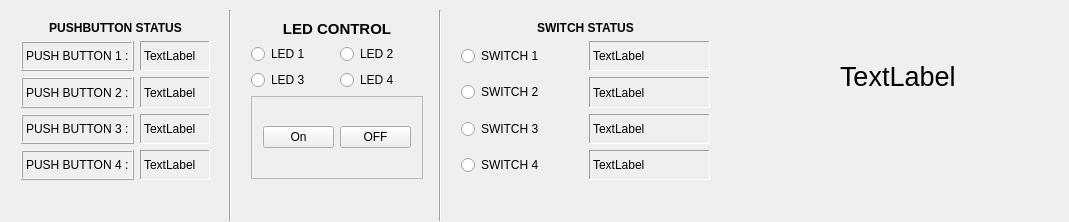
<?xml version="1.0" encoding="UTF-8"?>
<ui version="4.0">
 <class>Widget</class>
 <widget class="QWidget" name="Widget">
  <property name="geometry">
   <rect>
    <x>0</x>
    <y>0</y>
    <width>1069</width>
    <height>222</height>
   </rect>
  </property>
  <property name="windowTitle">
   <string>Widget</string>
  </property>
  <widget class="Line" name="line">
   <property name="geometry">
    <rect>
     <x>220</x>
     <y>10</y>
     <width>20</width>
     <height>211</height>
    </rect>
   </property>
   <property name="orientation">
    <enum>Qt::Vertical</enum>
   </property>
  </widget>
  <widget class="Line" name="line_2">
   <property name="geometry">
    <rect>
     <x>430</x>
     <y>10</y>
     <width>20</width>
     <height>211</height>
    </rect>
   </property>
   <property name="orientation">
    <enum>Qt::Vertical</enum>
   </property>
  </widget>
  <widget class="QWidget" name="layoutWidget">
   <property name="geometry">
    <rect>
     <x>240</x>
     <y>9</y>
     <width>194</width>
     <height>181</height>
    </rect>
   </property>
   <layout class="QVBoxLayout" name="verticalLayout_5">
    <item>
     <widget class="QLabel" name="label_6">
      <property name="sizePolicy">
       <sizepolicy hsizetype="Preferred" vsizetype="Maximum">
        <horstretch>0</horstretch>
        <verstretch>0</verstretch>
       </sizepolicy>
      </property>
      <property name="font">
       <font>
        <pointsize>11</pointsize>
        <weight>75</weight>
        <bold>true</bold>
       </font>
      </property>
      <property name="text">
       <string>LED CONTROL</string>
      </property>
      <property name="alignment">
       <set>Qt::AlignCenter</set>
      </property>
     </widget>
    </item>
    <item>
     <layout class="QVBoxLayout" name="verticalLayout_4">
      <item>
       <layout class="QVBoxLayout" name="verticalLayout">
        <item>
         <layout class="QHBoxLayout" name="horizontalLayout_9">
          <item>
           <widget class="QRadioButton" name="led1RadioButton">
            <property name="text">
             <string>LED 1</string>
            </property>
           </widget>
          </item>
          <item>
           <widget class="QRadioButton" name="led2RadioButton">
            <property name="text">
             <string>LED 2</string>
            </property>
           </widget>
          </item>
         </layout>
        </item>
        <item>
         <layout class="QHBoxLayout" name="horizontalLayout_8">
          <item>
           <widget class="QRadioButton" name="led3RadioButton">
            <property name="text">
             <string>LED 3</string>
            </property>
           </widget>
          </item>
          <item>
           <widget class="QRadioButton" name="led4RadioButton">
            <property name="text">
             <string>LED 4</string>
            </property>
           </widget>
          </item>
         </layout>
        </item>
       </layout>
      </item>
      <item>
       <layout class="QHBoxLayout" name="horizontalLayout_5">
        <item>
         <widget class="QFrame" name="frame">
          <property name="frameShape">
           <enum>QFrame::StyledPanel</enum>
          </property>
          <property name="frameShadow">
           <enum>QFrame::Sunken</enum>
          </property>
          <property name="lineWidth">
           <number>11</number>
          </property>
          <property name="midLineWidth">
           <number>6</number>
          </property>
          <layout class="QHBoxLayout" name="horizontalLayout_7">
           <item>
            <layout class="QHBoxLayout" name="horizontalLayout_6">
             <item>
              <widget class="QPushButton" name="onButton">
               <property name="text">
                <string>On</string>
               </property>
              </widget>
             </item>
             <item>
              <widget class="QPushButton" name="offButton">
               <property name="text">
                <string>OFF</string>
               </property>
              </widget>
             </item>
            </layout>
           </item>
          </layout>
         </widget>
        </item>
       </layout>
      </item>
     </layout>
    </item>
   </layout>
  </widget>
  <widget class="QWidget" name="layoutWidget">
   <property name="geometry">
    <rect>
     <x>10</x>
     <y>10</y>
     <width>211</width>
     <height>181</height>
    </rect>
   </property>
   <layout class="QVBoxLayout" name="verticalLayout_8">
    <item>
     <widget class="QLabel" name="label_5">
      <property name="sizePolicy">
       <sizepolicy hsizetype="Preferred" vsizetype="Maximum">
        <horstretch>0</horstretch>
        <verstretch>0</verstretch>
       </sizepolicy>
      </property>
      <property name="font">
       <font>
        <weight>75</weight>
        <bold>true</bold>
       </font>
      </property>
      <property name="text">
       <string>PUSHBUTTON STATUS</string>
      </property>
      <property name="alignment">
       <set>Qt::AlignCenter</set>
      </property>
     </widget>
    </item>
    <item>
     <layout class="QVBoxLayout" name="verticalLayout_3">
      <item>
       <layout class="QVBoxLayout" name="verticalLayout_2">
        <item>
         <layout class="QHBoxLayout" name="horizontalLayout">
          <item>
           <widget class="QLabel" name="label">
            <property name="frameShape">
             <enum>QFrame::Box</enum>
            </property>
            <property name="frameShadow">
             <enum>QFrame::Raised</enum>
            </property>
            <property name="text">
             <string>PUSH BUTTON 1 :</string>
            </property>
           </widget>
          </item>
          <item>
           <widget class="QLabel" name="pb1Label">
            <property name="frameShape">
             <enum>QFrame::Panel</enum>
            </property>
            <property name="frameShadow">
             <enum>QFrame::Sunken</enum>
            </property>
            <property name="text">
             <string>TextLabel</string>
            </property>
           </widget>
          </item>
         </layout>
        </item>
        <item>
         <layout class="QHBoxLayout" name="horizontalLayout_2">
          <item>
           <widget class="QLabel" name="label_2">
            <property name="frameShape">
             <enum>QFrame::Box</enum>
            </property>
            <property name="frameShadow">
             <enum>QFrame::Raised</enum>
            </property>
            <property name="text">
             <string>PUSH BUTTON 2 :</string>
            </property>
           </widget>
          </item>
          <item>
           <widget class="QLabel" name="pb2Label">
            <property name="frameShape">
             <enum>QFrame::Panel</enum>
            </property>
            <property name="frameShadow">
             <enum>QFrame::Sunken</enum>
            </property>
            <property name="text">
             <string>TextLabel</string>
            </property>
           </widget>
          </item>
         </layout>
        </item>
        <item>
         <layout class="QHBoxLayout" name="horizontalLayout_3">
          <item>
           <widget class="QLabel" name="label_3">
            <property name="frameShape">
             <enum>QFrame::Box</enum>
            </property>
            <property name="frameShadow">
             <enum>QFrame::Raised</enum>
            </property>
            <property name="text">
             <string>PUSH BUTTON 3 :</string>
            </property>
           </widget>
          </item>
          <item>
           <widget class="QLabel" name="pb3Label">
            <property name="frameShape">
             <enum>QFrame::Panel</enum>
            </property>
            <property name="frameShadow">
             <enum>QFrame::Sunken</enum>
            </property>
            <property name="text">
             <string>TextLabel</string>
            </property>
           </widget>
          </item>
         </layout>
        </item>
        <item>
         <layout class="QHBoxLayout" name="horizontalLayout_4">
          <item>
           <widget class="QLabel" name="label_4">
            <property name="frameShape">
             <enum>QFrame::Box</enum>
            </property>
            <property name="frameShadow">
             <enum>QFrame::Raised</enum>
            </property>
            <property name="text">
             <string>PUSH BUTTON 4 :</string>
            </property>
           </widget>
          </item>
          <item>
           <widget class="QLabel" name="pb4Label">
            <property name="frameShape">
             <enum>QFrame::Panel</enum>
            </property>
            <property name="frameShadow">
             <enum>QFrame::Sunken</enum>
            </property>
            <property name="text">
             <string>TextLabel</string>
            </property>
           </widget>
          </item>
         </layout>
        </item>
       </layout>
      </item>
     </layout>
    </item>
   </layout>
  </widget>
  <widget class="QWidget" name="layoutWidget">
   <property name="geometry">
    <rect>
     <x>450</x>
     <y>10</y>
     <width>271</width>
     <height>181</height>
    </rect>
   </property>
   <layout class="QVBoxLayout" name="verticalLayout_9">
    <item>
     <widget class="QLabel" name="label_7">
      <property name="sizePolicy">
       <sizepolicy hsizetype="Preferred" vsizetype="Fixed">
        <horstretch>0</horstretch>
        <verstretch>0</verstretch>
       </sizepolicy>
      </property>
      <property name="font">
       <font>
        <weight>75</weight>
        <bold>true</bold>
       </font>
      </property>
      <property name="text">
       <string>SWITCH STATUS</string>
      </property>
      <property name="alignment">
       <set>Qt::AlignCenter</set>
      </property>
     </widget>
    </item>
    <item>
     <layout class="QVBoxLayout" name="verticalLayout_6">
      <item>
       <layout class="QVBoxLayout" name="verticalLayout_7">
        <item>
         <layout class="QHBoxLayout" name="horizontalLayout_10">
          <item>
           <widget class="QRadioButton" name="Sw1Radio">
            <property name="text">
             <string>SWITCH 1</string>
            </property>
           </widget>
          </item>
          <item>
           <widget class="QLabel" name="sw1Label">
            <property name="frameShape">
             <enum>QFrame::Panel</enum>
            </property>
            <property name="frameShadow">
             <enum>QFrame::Sunken</enum>
            </property>
            <property name="text">
             <string>TextLabel</string>
            </property>
           </widget>
          </item>
         </layout>
        </item>
        <item>
         <layout class="QHBoxLayout" name="horizontalLayout_11">
          <item>
           <widget class="QRadioButton" name="Sw2Radio">
            <property name="text">
             <string>SWITCH 2</string>
            </property>
           </widget>
          </item>
          <item>
           <widget class="QLabel" name="sw2Label">
            <property name="frameShape">
             <enum>QFrame::Panel</enum>
            </property>
            <property name="frameShadow">
             <enum>QFrame::Sunken</enum>
            </property>
            <property name="text">
             <string>TextLabel</string>
            </property>
           </widget>
          </item>
         </layout>
        </item>
        <item>
         <layout class="QHBoxLayout" name="horizontalLayout_12">
          <item>
           <widget class="QRadioButton" name="Sw3Radio">
            <property name="text">
             <string>SWITCH 3</string>
            </property>
           </widget>
          </item>
          <item>
           <widget class="QLabel" name="sw3Label">
            <property name="frameShape">
             <enum>QFrame::Panel</enum>
            </property>
            <property name="frameShadow">
             <enum>QFrame::Sunken</enum>
            </property>
            <property name="text">
             <string>TextLabel</string>
            </property>
           </widget>
          </item>
         </layout>
        </item>
        <item>
         <layout class="QHBoxLayout" name="horizontalLayout_13">
          <item>
           <widget class="QRadioButton" name="Sw4Radio">
            <property name="text">
             <string>SWITCH 4</string>
            </property>
           </widget>
          </item>
          <item>
           <widget class="QLabel" name="sw4Label">
            <property name="frameShape">
             <enum>QFrame::Panel</enum>
            </property>
            <property name="frameShadow">
             <enum>QFrame::Sunken</enum>
            </property>
            <property name="text">
             <string>TextLabel</string>
            </property>
           </widget>
          </item>
         </layout>
        </item>
       </layout>
      </item>
     </layout>
    </item>
   </layout>
  </widget>
  <widget class="QLabel" name="test_label">
   <property name="geometry">
    <rect>
     <x>840</x>
     <y>46</y>
     <width>171</width>
     <height>61</height>
    </rect>
   </property>
   <property name="font">
    <font>
     <pointsize>20</pointsize>
    </font>
   </property>
   <property name="text">
    <string>TextLabel</string>
   </property>
  </widget>
 </widget>
 <layoutdefault spacing="6" margin="11"/>
 <resources/>
 <connections/>
</ui>
